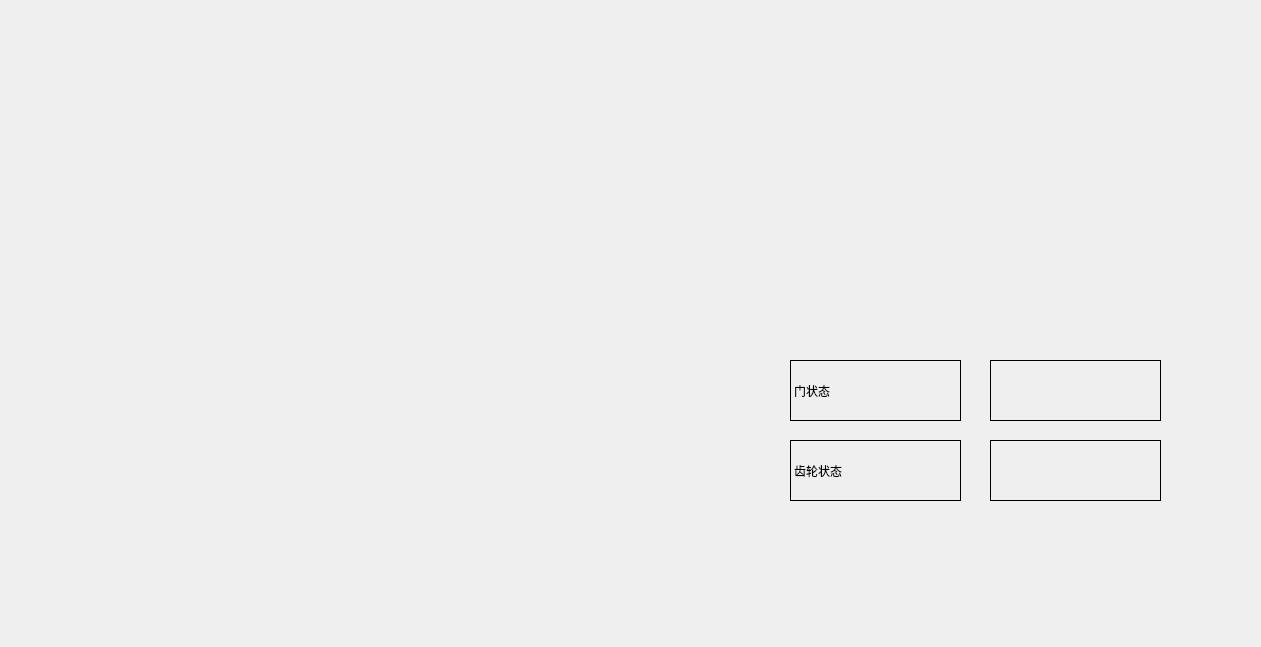
<?xml version="1.0" encoding="UTF-8"?>
<ui version="4.0">
 <class>Widget</class>
 <widget class="QWidget" name="Widget">
  <property name="geometry">
   <rect>
    <x>0</x>
    <y>0</y>
    <width>1261</width>
    <height>647</height>
   </rect>
  </property>
  <property name="windowTitle">
   <string>Widget</string>
  </property>
  <widget class="QLabel" name="label">
   <property name="geometry">
    <rect>
     <x>790</x>
     <y>360</y>
     <width>171</width>
     <height>61</height>
    </rect>
   </property>
   <property name="frameShape">
    <enum>QFrame::Box</enum>
   </property>
   <property name="text">
    <string>门状态</string>
   </property>
  </widget>
  <widget class="QLabel" name="label_2">
   <property name="geometry">
    <rect>
     <x>790</x>
     <y>440</y>
     <width>171</width>
     <height>61</height>
    </rect>
   </property>
   <property name="frameShape">
    <enum>QFrame::Box</enum>
   </property>
   <property name="text">
    <string>齿轮状态</string>
   </property>
  </widget>
  <widget class="QLabel" name="label_door">
   <property name="geometry">
    <rect>
     <x>990</x>
     <y>360</y>
     <width>171</width>
     <height>61</height>
    </rect>
   </property>
   <property name="styleSheet">
    <string notr="true">font: 26pt &quot;Arial&quot;;</string>
   </property>
   <property name="frameShape">
    <enum>QFrame::Box</enum>
   </property>
   <property name="text">
    <string/>
   </property>
  </widget>
  <widget class="QLabel" name="label_gear">
   <property name="geometry">
    <rect>
     <x>990</x>
     <y>440</y>
     <width>171</width>
     <height>61</height>
    </rect>
   </property>
   <property name="styleSheet">
    <string notr="true">font: 26pt &quot;Arial&quot;;</string>
   </property>
   <property name="frameShape">
    <enum>QFrame::Box</enum>
   </property>
   <property name="text">
    <string/>
   </property>
  </widget>
 </widget>
 <layoutdefault spacing="6" margin="11"/>
 <resources/>
 <connections/>
</ui>
